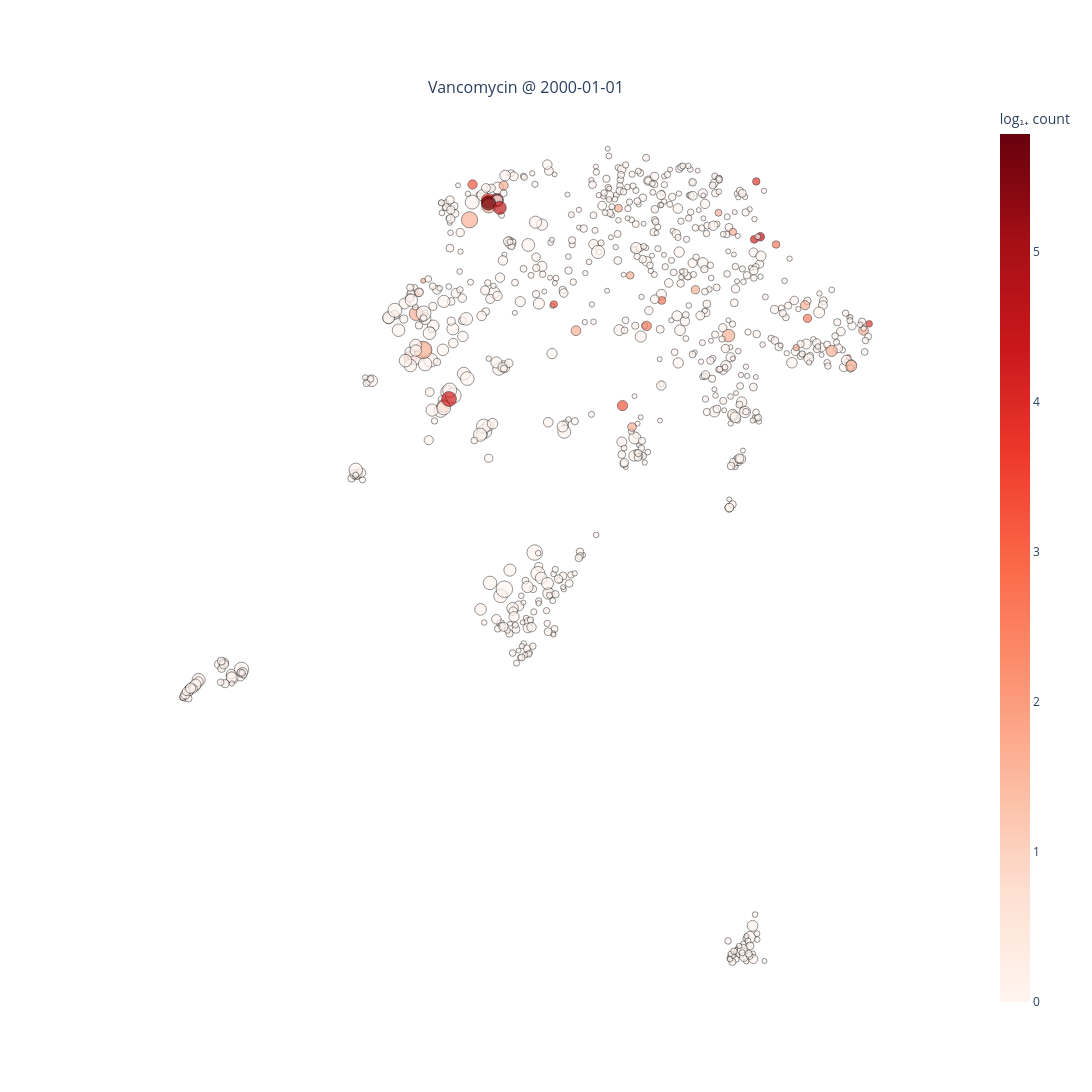

Notebook code for this chart:
### Markdown cell above
Nosocomial
Gram pos neg
Zoonotic

### Code cell
from amr.visualization import plot_umap_antibiotic_activity
s = 2.5
_ = plot_umap_antibiotic_activity(
    data_df,
    amr_df,
    antibiotic=antibiotic,
    date='2000/01/01',
    embedding_column=embedding_column,
    cmap="Reds",
    min_n_causation=3,
    max_marker_size=5*s,
    min_marker_size=1*s,
    image_size=(s*800,s*600),
    color_envelope=color_envelope
)

### Figure 1 — Plotly figure (JSON) as saved in the notebook; plotly's stock layout.template omitted (floating-point values rounded to 4 significant figures; data arrays with more than 128 entries replaced by an {"elided": "..."} marker saying what was removed)
{"data": [{"hovertemplate": "%{text}<extra></extra>", "marker": {"color": {"elided": "773 float values"}, "coloraxis": "coloraxis", "line": {"color": "black", "width": 0.6}, "size": {"elided": "773 float values"}}, "mode": "markers", "text": {"elided": "773 str values"}, "type": "scatter", "x": {"elided": "773 float values"}, "xaxis": "x", "y": {"elided": "773 float values"}, "yaxis": "y"}], "layout": {"annotations": [{"font": {"size": 16}, "showarrow": false, "text": "Vancomycin @ 2000-01-01", "x": 0.5, "xanchor": "center", "xref": "paper", "y": 1, "yanchor": "bottom", "yref": "paper"}], "autosize": false, "coloraxis": {"cmax": 5.784, "cmin": 0, "colorbar": {"title": {"text": "log₁₊ count"}}, "colorscale": [[0, "rgb(255,245,240)"], [0.125, "rgb(254,224,210)"], [0.25, "rgb(252,187,161)"], [0.375, "rgb(252,146,114)"], [0.5, "rgb(251,106,74)"], [0.625, "rgb(239,59,44)"], [0.75, "rgb(203,24,29)"], [0.875, "rgb(165,15,21)"], [1, "rgb(103,0,13)"]]}, "height": 1500, "paper_bgcolor": "white", "plot_bgcolor": "white", "showlegend": false, "width": 2000, "xaxis": {"anchor": "y", "domain": [0, 1], "showgrid": false, "visible": false, "zeroline": false}, "yaxis": {"anchor": "x", "domain": [0, 1], "scaleanchor": "x", "scaleratio": 1, "showgrid": false, "visible": false, "zeroline": false}}}
